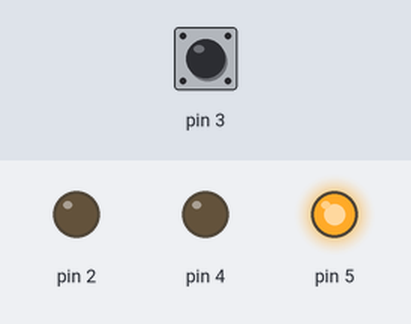
The sketch below on a simulated Arduino Uno, built for the host (arithmetic inside an expression is 32-bit, double 64-bit). On the bench: output pins drawn as LEDs (lit = HIGH). Dashed ring = blinking. The test bench sets the inputs (shaded band); at power-on: pin 3 HIGH.

Above: at 1.9 s.
2.0 s: pin 3 pulled LOW for 0.15 s
At 2.1 s:
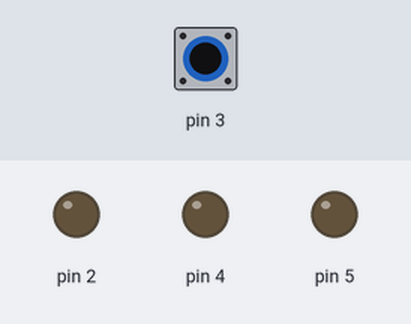
At 3.3 s:
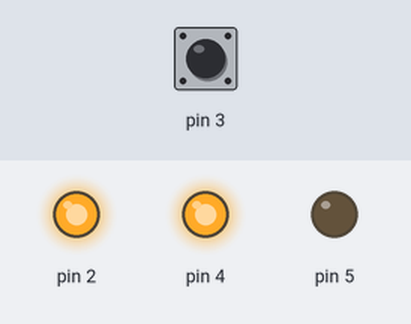
3.9 s: pin 3 pulled LOW for 3.2 s
At 8.3 s:
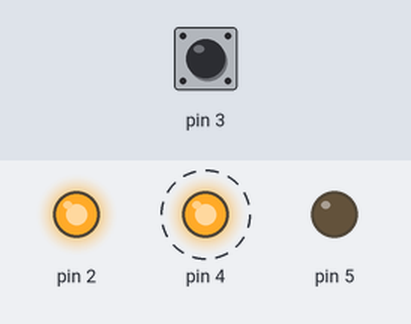
Timing chart, 0 to 9.8 s (numbered marks = the images above; inputs shaded):
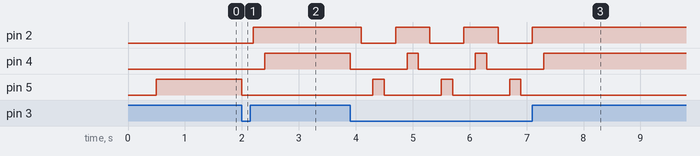

The sketch:

arduino-two-way-usb-switch.ino
```cpp
// https://github.com/constrkh/arduino-two-way-usb-switch
//


const uint8_t relayVcc = PA2;
const uint8_t relayDataCh1 = PC5;
const uint8_t relayDataCh2 = PC4;
const uint8_t btnPin = PC3;

const uint16_t dataSwitchDelay = 200;

uint8_t currentChannel = 2;

void setup()
{
  pinMode(relayVcc, OUTPUT);
  pinMode(relayDataCh1, OUTPUT);
  pinMode(relayDataCh2, OUTPUT);
  digitalWrite(relayDataCh1, LOW);
  digitalWrite(relayDataCh2, LOW);
  digitalWrite(relayVcc, LOW);
  pinMode(btnPin, INPUT_PULLUP);

  delay(100);

  switchChannels();

  delay(200);

}

void switchChannels()
{
  // power is the first to come and the last to leave
  digitalWrite(relayDataCh1, LOW);
  digitalWrite(relayDataCh2, LOW);
  delay(dataSwitchDelay);

  if (currentChannel == 1) {
    currentChannel = 2;
    digitalWrite(relayVcc, HIGH);
    delay(dataSwitchDelay);
    digitalWrite(relayDataCh2, HIGH);
  } else {
    currentChannel = 1;
    digitalWrite(relayVcc, LOW);
    delay(dataSwitchDelay);
    digitalWrite(relayDataCh1, HIGH);
  }


}

void loop()
{
  if (digitalRead(btnPin) == LOW) {
    switchChannels();
    delay(100);
  }
  delay(100);
}
```

Measured:
- after the input at 2.0 s, pin 2: LOW → HIGH after 0.20 s; pin 4: LOW → HIGH after 0.40 s; pin 5: HIGH → LOW at once
- after the input at 3.9 s, pin 2: alternates HIGH for 0.60 s and LOW for 0.60 s, 6 changes in all, then stays HIGH, starting after 0.20 s; pin 4: alternates HIGH for 0.20 s and LOW for 1.0 s, 6 changes in all, then stays HIGH, starting at once; pin 5: alternates HIGH for 0.20 s and LOW for 1.0 s, 6 changes in all, then stays LOW, starting after 0.40 s
